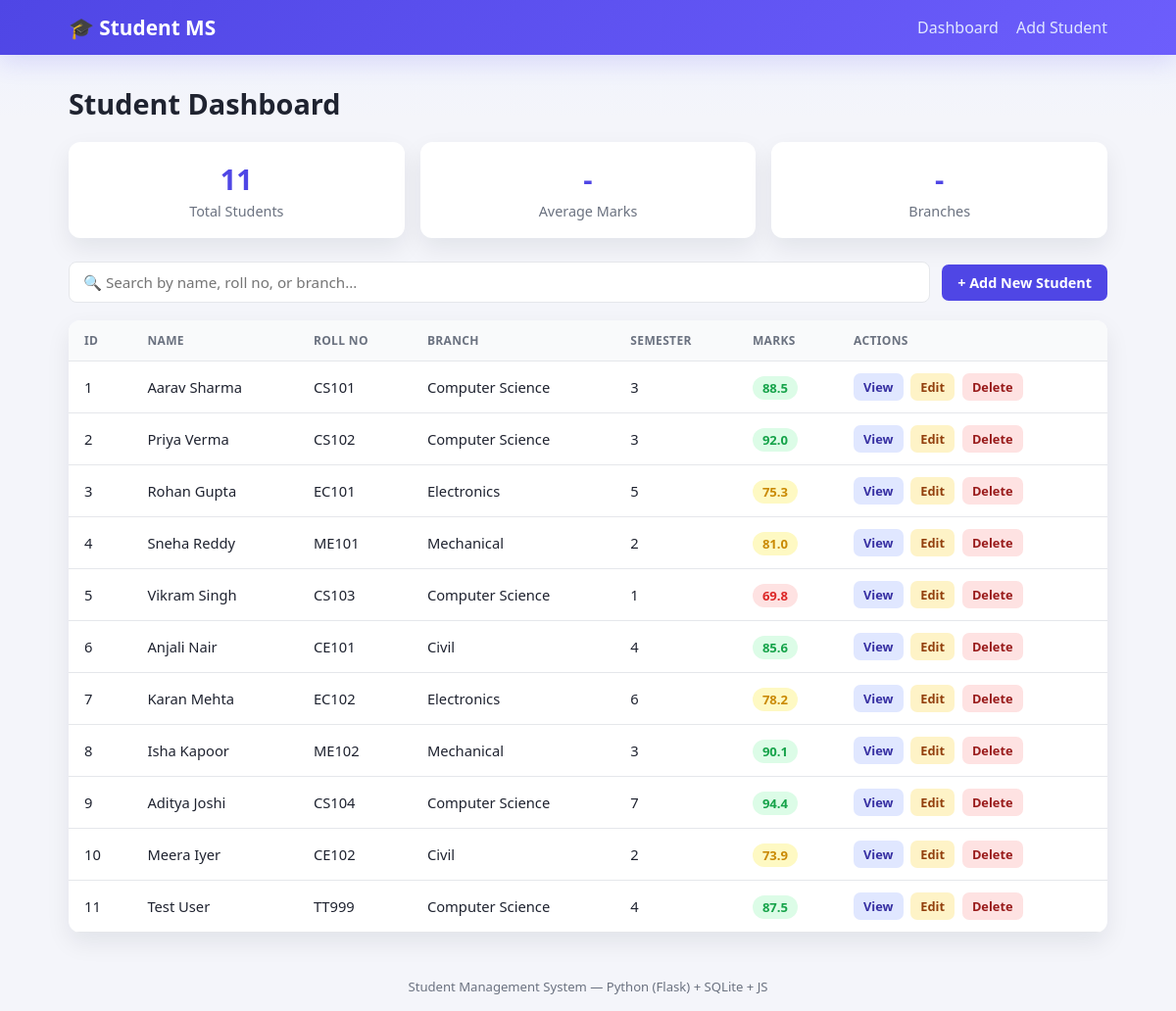
The page / on the database its author committed.
### tables this page shows
CREATE TABLE students (
            id INTEGER PRIMARY KEY AUTOINCREMENT,
            name TEXT NOT NULL,
            roll_no TEXT NOT NULL UNIQUE,
            branch TEXT NOT NULL,
            semester INTEGER NOT NULL,
            email TEXT,
            phone TEXT,
            marks REAL NOT NULL
        );

### app.py (the view)
@app.route("/")
def index():
    conn = get_db_connection()
    students = conn.execute("SELECT * FROM students ORDER BY id").fetchall()
    conn.close()
    return render_template("index.html", students=students, valid_branches=VALID_BRANCHES)

### app.py (called while the page is built)
def get_db_connection():
    conn = sqlite3.connect(DB_NAME)
    conn.row_factory = sqlite3.Row
    return conn

### templates/index.html (shortened to what this page needs)
{% extends "base.html" %}
{% block content %}
<h1 class="page-title">Student Dashboard</h1>
<div class="stats-row" id="statsRow">
    <div class="stat-card">
        <span class="stat-number" id="totalStudents">{{ students|length }}</span>
        <span class="stat-label">Total Students</span>
    </div>
    <div class="stat-card">
        <span class="stat-number" id="avgMarks">-</span>
        <span class="stat-label">Average Marks</span>
    </div>
    <div class="stat-card">
        <span class="stat-number" id="totalBranches">-</span>
        <span class="stat-label">Branches</span>
    </div>
</div>
<div class="toolbar">
    <input type="text" id="searchBox" placeholder="🔍 Search by name, roll no, or branch..." />
    <a href="{{ url_for('add_student') }}" class="btn btn-primary">+ Add New Student</a>
</div>
<div class="table-wrapper">
    <table class="student-table" id="studentTable">
        <thead>
            <tr>
                <th>ID</th>
                <th>Name</th>
                <th>Roll No</th>
                <th>Branch</th>
                <th>Semester</th>
                <th>Marks</th>
                <th>Actions</th>
            </tr>
        </thead>
        <tbody id="studentTableBody">
            {% for s in students %}
            <tr>
                <td>{{ s.id }}</td>
                <td>{{ s.name }}</td>
                <td>{{ s.roll_no }}</td>
                <td>{{ s.branch }}</td>
                <td>{{ s.semester }}</td>
                <td>
                    <span class="badge {% if s.marks >= 85 %}badge-green{% elif s.marks >= 70 %}badge-yellow{% else %}badge-red{% endif %}">
                        {{ s.marks }}
                    </span>
                </td>
                <td class="actions">
                    <a href="{{ url_for('view_student', student_id=s.id) }}" class="btn btn-sm btn-view">View</a>
                    <a href="{{ url_for('edit_student', student_id=s.id) }}" class="btn btn-sm btn-edit">Edit</a>
                    <a href="{{ url_for('delete_student', student_id=s.id) }}" class="btn btn-sm btn-delete"
                       onclick="return confirm('Delete {{ s.name }}?');">Delete</a>
                </td>
            </tr>
            {% endfor %}
        </tbody>
    </table>
</div>
{% endblock %}

### templates/base.html (shortened to what this page needs)
<!DOCTYPE html>
<html lang="en">
<head>
    <link rel="stylesheet" href="{{ url_for('static', filename='style.css') }}">
</head>
<body>
    <nav class="navbar" aria-label="Main navigation">
        <div class="nav-container">
            <a href="{{ url_for('index') }}" class="nav-logo" aria-label="Go to dashboard">🎓 Student MS</a>
            <div class="nav-links">
                <a href="{{ url_for('index') }}">Dashboard</a>
                <a href="{{ url_for('add_student') }}">Add Student</a>
            </div>
        </div>
    </nav>
    <main class="container">
        {% block content %}{% endblock %}
    </main>
    <footer class="footer">
        <p>Student Management System &mdash; Python (Flask) + SQLite + JS</p>
    </footer>
</body>
</html>

### static/style.css (style rules this page uses)
:root { --primary: #4f46e5; --primary-dark: #4338ca; --green: #16a34a; --yellow: #ca8a04; --red: #dc2626; --bg: #f4f5fa; --card-bg: #ffffff; --text: #1f2330; --muted: #6b7280; --border: #e5e7eb; --shadow: rgba(15, 23, 42, 0.08); }
* { box-sizing: border-box; margin: 0; padding: 0; }
a, button, input, select { font: inherit; }
body { font-family: "Segoe UI", Roboto, Helvetica, Arial, sans-serif; background: linear-gradient(180deg, #eef2ff 0%, var(--bg) 120px); color: var(--text); min-height: 100vh; display: flex; flex-direction: column; }
.navbar { background: linear-gradient(135deg, var(--primary), #6d5efc); padding: 14px 0; box-shadow: 0 8px 24px rgba(79, 70, 229, 0.15); }
.nav-container { max-width: 1100px; margin: 0 auto; display: flex; justify-content: space-between; align-items: center; padding: 0 20px; }
.nav-logo { color: #fff; font-size: 1.3rem; font-weight: 700; text-decoration: none; }
.nav-links { display: flex; align-items: center; gap: 18px; }
.nav-links a { color: #e0e7ff; text-decoration: none; font-weight: 500; }
.container { max-width: 1100px; margin: 0 auto; padding: 30px 20px; flex: 1; width: 100%; }
.page-title { font-size: 1.8rem; margin-bottom: 20px; color: var(--text); }
.stats-row { display: flex; gap: 16px; margin-bottom: 24px; flex-wrap: wrap; }
.stat-card { background: var(--card-bg); border-radius: 12px; padding: 18px 24px; flex: 1; min-width: 150px; text-align: center; box-shadow: 0 10px 25px var(--shadow); }
.stat-number { display: block; font-size: 1.8rem; font-weight: 700; color: var(--primary); }
.stat-label { display: block; color: var(--muted); font-size: 0.9rem; margin-top: 4px; }
.toolbar { display: flex; justify-content: space-between; align-items: center; margin-bottom: 18px; gap: 12px; flex-wrap: wrap; }
#searchBox { flex: 1; min-width: 220px; padding: 10px 14px; border: 1px solid var(--border); border-radius: 8px; font-size: 0.95rem; background: #fff; }
.btn { display: inline-block; padding: 9px 16px; border-radius: 7px; text-decoration: none; font-size: 0.9rem; font-weight: 600; border: none; cursor: pointer; transition: transform 0.15s ease, background-color 0.15s ease; }
.btn-primary { background: var(--primary); color: #fff; }
.btn-sm { padding: 5px 10px; font-size: 0.8rem; margin-right: 4px; }
.btn-view { background: #e0e7ff; color: #3730a3; }
.btn-edit { background: #fef3c7; color: #92400e; }
.btn-delete { background: #fee2e2; color: #991b1b; }
.table-wrapper { background: var(--card-bg); border-radius: 12px; overflow-x: auto; box-shadow: 0 10px 25px var(--shadow); }
.student-table { width: 100%; border-collapse: collapse; }
.student-table th, .student-table td { text-align: left; padding: 12px 16px; border-bottom: 1px solid var(--border); font-size: 0.92rem; }
.student-table th { background: #f9fafb; color: var(--muted); font-weight: 600; text-transform: uppercase; font-size: 0.75rem; letter-spacing: 0.03em; }
.actions { white-space: nowrap; }
.badge { padding: 3px 10px; border-radius: 20px; font-weight: 600; font-size: 0.82rem; }
.badge-green { background: #dcfce7; color: var(--green); }
.badge-yellow { background: #fef9c3; color: var(--yellow); }
.badge-red { background: #fee2e2; color: var(--red); }
.footer { text-align: center; padding: 16px; color: var(--muted); font-size: 0.82rem; }

### rows shown on the page
students: id "1", name "Aarav Sharma", roll_no "CS101", branch "Computer Science", semester "3", marks "88.5"
students: id "2", name "Priya Verma", roll_no "CS102", branch "Computer Science", semester "3", marks "92.0"
students: id "3", name "Rohan Gupta", roll_no "EC101", branch "Electronics", semester "5", marks "75.3"
students: id "4", name "Sneha Reddy", roll_no "ME101", branch "Mechanical", semester "2", marks "81.0"
students: id "5", name "Vikram Singh", roll_no "CS103", branch "Computer Science", semester "1", marks "69.8"
students: id "6", name "Anjali Nair", roll_no "CE101", branch "Civil", semester "4", marks "85.6"
students: id "7", name "Karan Mehta", roll_no "EC102", branch "Electronics", semester "6", marks "78.2"
students: id "8", name "Isha Kapoor", roll_no "ME102", branch "Mechanical", semester "3", marks "90.1"
students: id "9", name "Aditya Joshi", roll_no "CS104", branch "Computer Science", semester "7", marks "94.4"
students: id "10", name "Meera Iyer", roll_no "CE102", branch "Civil", semester "2", marks "73.9"
students: id "11", name "Test User", roll_no "TT999", branch "Computer Science", semester "4", marks "87.5"

### other values the page prints
{{ students|length }} "11"
